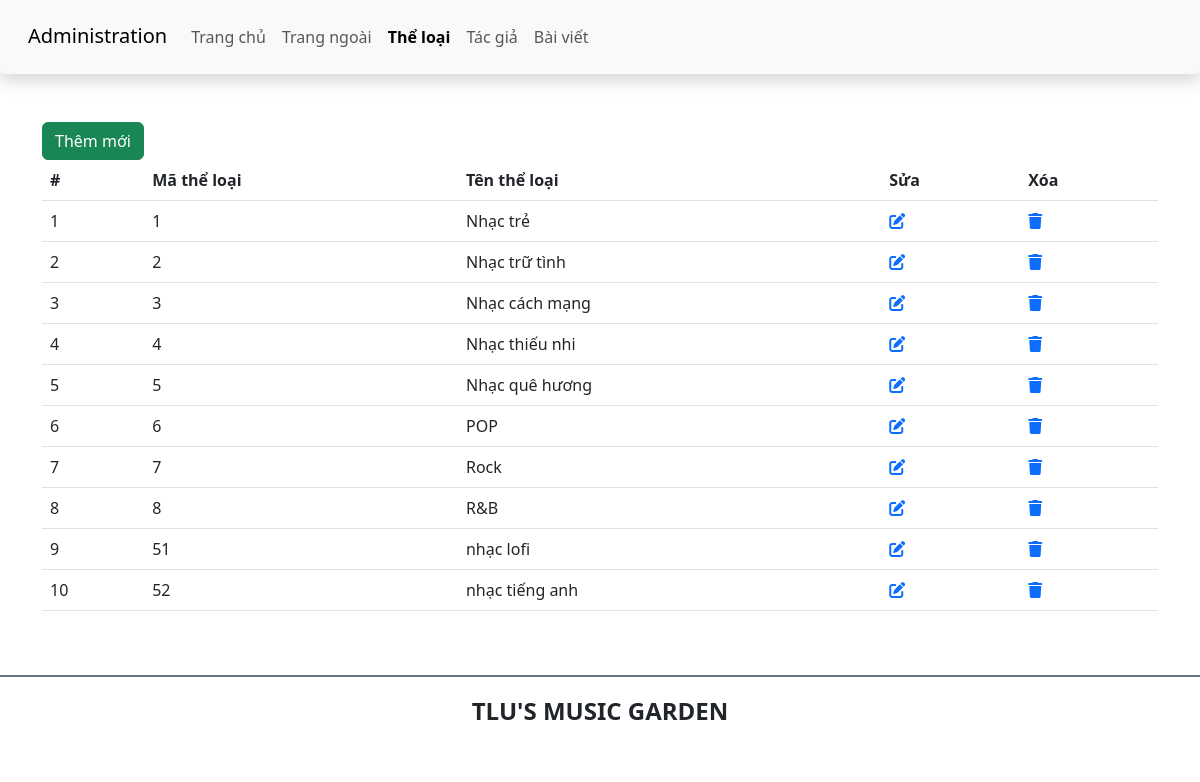
Screenshot of /admin/category.php with the database file from the repository.
### tables this page shows
CREATE TABLE `theloai` (
  `ma_tloai` int(11) NOT NULL,
  `ten_tloai` varchar(50) NOT NULL
);

### admin/category.php (the view, shortened to what this page needs)
<!DOCTYPE html>
<html lang="en">
<head>
    <link href="https://cdn.jsdelivr.net/npm/bootstrap@5.3.0-alpha1/dist/css/bootstrap.min.css" rel="stylesheet">
    <link rel="stylesheet" href="https://cdnjs.cloudflare.com/ajax/libs/font-awesome/6.3.0/css/all.min.css" />
    <link rel="stylesheet" href="css/style_login.css">
<body>
<?php
include 'db.php';
$sql = "SELECT * FROM theloai";
$result = $conn->query($sql);
?>
    <header>
        <nav class="navbar navbar-expand-lg bg-body-tertiary shadow p-3 bg-white rounded">
            <div class="container-fluid">
                <div class="h3">
                    <a class="navbar-brand" href="#">Administration</a>
                </div>
                <div class="collapse navbar-collapse" id="navbarSupportedContent">
                <ul class="navbar-nav me-auto mb-2 mb-lg-0">
                    <li class="nav-item">
                        <a class="nav-link" aria-current="page" href="./">Trang chủ</a>
                    </li>
                    <li class="nav-item">
                        <a class="nav-link" href="../index.php">Trang ngoài</a>
                    </li>
                    <li class="nav-item">
                        <a class="nav-link active fw-bold" href="category.php">Thể loại</a>
                    </li>
                    <li class="nav-item">
                        <a class="nav-link" href="author.php">Tác giả</a>
                    </li>
                    <li class="nav-item">
                        <a class="nav-link" href="article.php">Bài viết</a>
                    </li>
                </ul>
                </div>
            </div>
        </nav>
    </header>
    <main class="container mt-5 mb-5">
        <div class="row">
            <div class="col-sm">
                <a href="add_category.php" class="btn btn-success">Thêm mới</a>
                <table class="table">
                    <thead>
                        <tr>
                            <th scope="col">#</th>
                            <th scope="col">Mã thể loại</th>
                            <th scope="col">Tên thể loại</th>
                            <th>Sửa</th>
                            <th>Xóa</th>
                        </tr>
                    </thead>
                    <?php
        if ($result) {
            if ($result->num_rows > 0) {
                $index = 1;
                while ($row = $result->fetch_assoc()) {
                    echo '<tr>';
                    echo '<td>' . $index++ . '</td>';
                    echo '<td>' . htmlspecialchars($row["ma_tloai"]) . '</td>';
                    echo '<td>' . htmlspecialchars($row["ten_tloai"]) . '</td>';
                    echo '<td><a href="edit_category.php?id='.$row["ma_tloai"].'"><i class="fa-solid fa-pen-to-square"></i></a></td>';
                    echo ' <td>
                                <a  href="del_category.php?id='.$row["ma_tloai"].'"onclick="return confirm(\'Bạn có chắc chắn muốn xóa không?\');"><i class="fa-solid fa-trash"></i></a>
                            </td>';
                    echo '</tr>';
                }
            } else {
                echo '<tr><td colspan="10">Không có dữ liệu</td></tr>';
            }
        } else {
            echo '<tr><td colspan="10">Lỗi: ' . $conn->error . '</td></tr>';
        }
        ?>
            </table>
            </div>
        </div>
    </main>
    <footer class="bg-white d-flex justify-content-center align-items-center border-top border-secondary  border-2" style="height:80px">
        <h4 class="text-center text-uppercase fw-bold">TLU's music garden</h4>
    </footer>
</body>
</html>

### rows the page displays
theloai: ma_tloai "1", ten_tloai "Nhạc trẻ"
theloai: ma_tloai "2", ten_tloai "Nhạc trữ tình"
theloai: ma_tloai "3", ten_tloai "Nhạc cách mạng"
theloai: ma_tloai "4", ten_tloai "Nhạc thiếu nhi"
theloai: ma_tloai "5", ten_tloai "Nhạc quê hương"
theloai: ma_tloai "6", ten_tloai "POP"
theloai: ma_tloai "7", ten_tloai "Rock"
theloai: ma_tloai "8", ten_tloai "R&B"
theloai: ma_tloai "51", ten_tloai "nhạc lofi"
theloai: ma_tloai "52", ten_tloai "nhạc tiếng anh"
